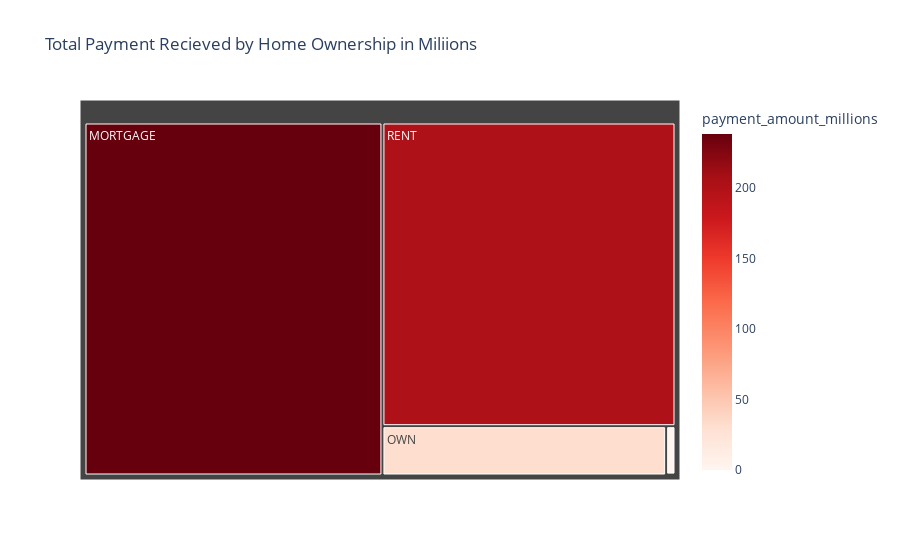

Notebook code cell kept with this figure:
### Code cell
home_funding=df.groupby('home_ownership')['total_payment'].sum().reset_index()
home_funding['payment_amount_millions']=home_funding['total_payment']/1000000
fig=px.treemap(
    home_funding,path=['home_ownership'],values='payment_amount_millions',color='payment_amount_millions',color_continuous_scale='Reds',title='Total Payment Recieved by Home Ownership in Miliions')
fig.show()

### Figure 1 — Plotly figure (JSON) as saved in the notebook; plotly's stock layout.template omitted (floating-point values rounded to 4 significant figures)
{"data": [{"branchvalues": "total", "customdata": [[238.5], [0.01905], [1.025], [31.73], [201.8]], "domain": {"x": [0, 1], "y": [0, 1]}, "hovertemplate": "labels=%{label}<br>payment_amount_millions_sum=%{value}<br>parent=%{parent}<br>id=%{id}<br>payment_amount_millions=%{color}<extra></extra>", "ids": ["MORTGAGE", "NONE", "OTHER", "OWN", "RENT"], "labels": ["MORTGAGE", "NONE", "OTHER", "OWN", "RENT"], "marker": {"coloraxis": "coloraxis", "colors": [238.5, 0.01905, 1.025, 31.73, 201.8]}, "name": "", "parents": ["", "", "", "", ""], "type": "treemap", "values": [238.5, 0.01905, 1.025, 31.73, 201.8]}], "layout": {"coloraxis": {"colorbar": {"title": {"text": "payment_amount_millions"}}, "colorscale": [[0, "rgb(255,245,240)"], [0.125, "rgb(254,224,210)"], [0.25, "rgb(252,187,161)"], [0.375, "rgb(252,146,114)"], [0.5, "rgb(251,106,74)"], [0.625, "rgb(239,59,44)"], [0.75, "rgb(203,24,29)"], [0.875, "rgb(165,15,21)"], [1, "rgb(103,0,13)"]]}, "legend": {"tracegroupgap": 0}, "title": {"text": "Total Payment Recieved by Home Ownership in Miliions"}}}
